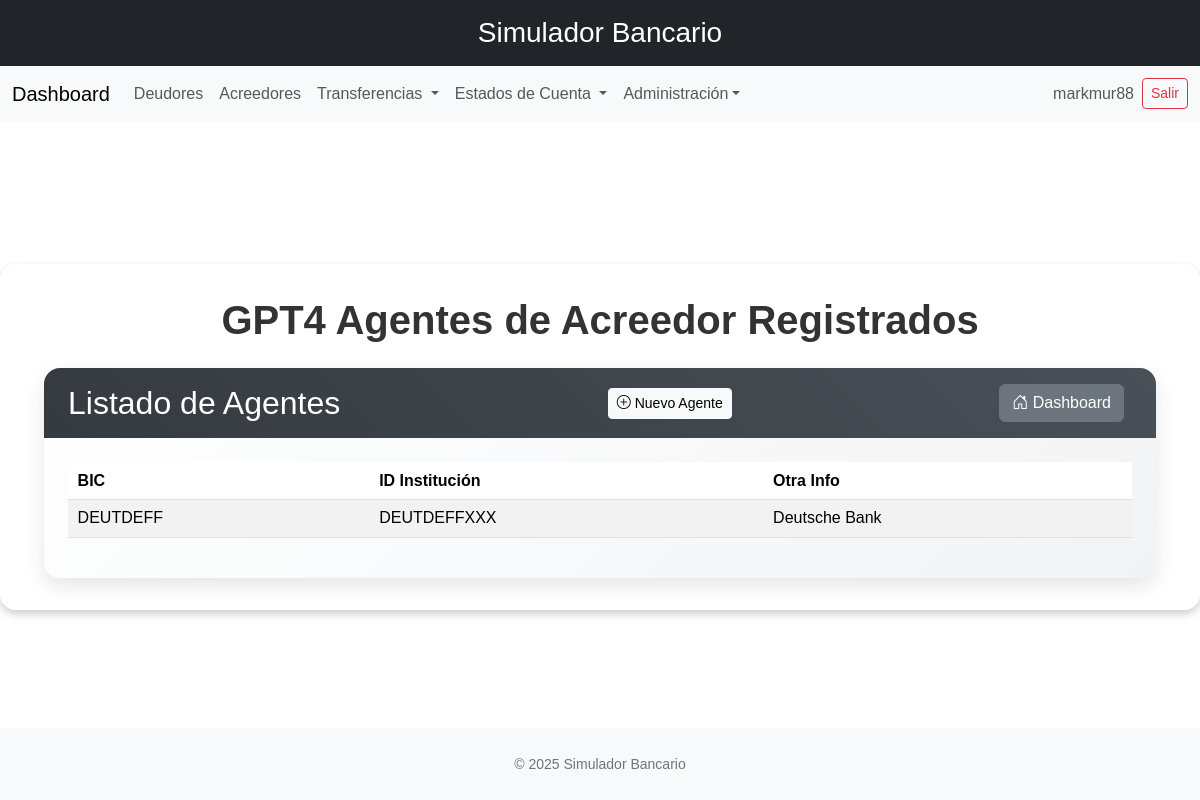
The app's page /gpt4/agentes-acreedor/ (signed in), older data.
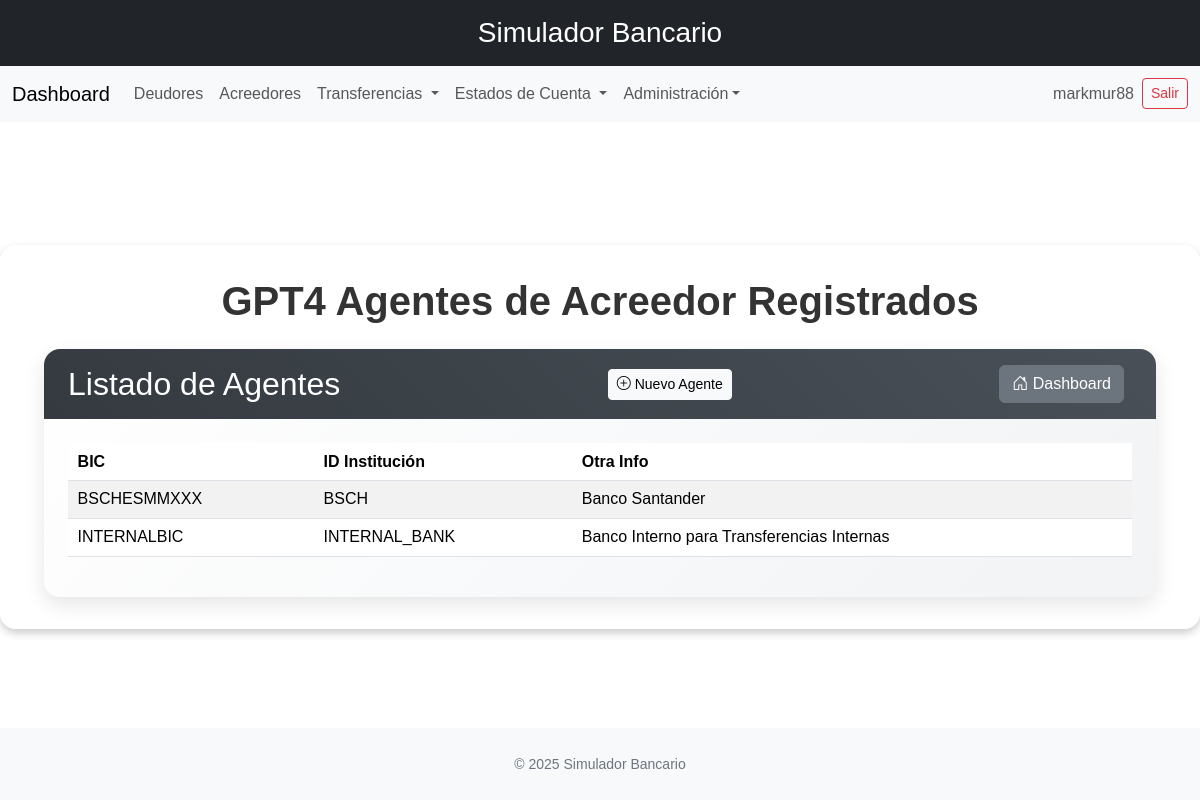
The same page, newer data.
### banco/models.py (models this page shows, shortened)
class CreditorAgent(models.Model):
    bic = models.CharField(max_length=11, unique=True)
    financial_institution_id = models.CharField(max_length=35, unique=True)
    other_information = models.CharField(max_length=70, blank=True)
    class Meta:
        db_table = 'sim_creditor_agent'
        app_label = 'banco'

### banco/gpt_views.py (the view)
# urls.py: path('gpt4/agentes-acreedor/', gpt_views.CreditorAgentListView.as_view(), name='list_creditor_agentsGPT4'),
class CreditorAgentListView(LoginRequiredMixin, generic.ListView):
    model = CreditorAgent
    template_name = 'api/GPT4/list_creditor_agents.html'
    context_object_name = 'agents'

### banco/templates/api/GPT4/list_creditor_agents.html (shortened to what this page needs)
{% extends 'base.html' %}
{% block content %}
<div class="container-fluid">
  <h1 class="text-center display-6 fw-bold mb-4">GPT4 Agentes de Acreedor Registrados</h1>
  <div class="card custom-card">
    <div class="custom-card-header d-flex justify-content-between align-items-center">
      <h2 class="mb-0">Listado de Agentes</h2>
      <a href="{% url 'create_creditor_agentGPT4' %}" class="btn btn-light btn-sm">
        <i class="bi bi-plus-circle"></i> Nuevo Agente
      </a>
      <a href="{% url 'dashboard' %}" class="btn btn-secondary me-2">
        <i class="bi bi-house-door"></i> Dashboard
      </a>
    </div>
    <div class="card-body custom-card-body">
      <div class="table-responsive">
        <table class="table table-sm table-striped table-hover align-middle table-custom">
          <thead>
            <tr>
              <th>BIC</th>
              <th>ID Institución</th>
              <th>Otra Info</th>
            </tr>
          </thead>
          <tbody>
            {% for agent in agents %}
            <tr>
              <td>{{ agent.bic|default:"-" }}</td>
              <td>{{ agent.financial_institution_id|default:"-" }}</td>
              <td>{{ agent.other_information|default:"-" }}</td>
            </tr>
            {% endfor %}
          </tbody>
        </table>
      </div>
    </div>
  </div>
</div>
{% endblock %}

Row changes from the older to the newer data that the page shows:
removed CreditorAgent: bic "DEUTDEFF", financial_institution_id "DEUTDEFFXXX", other_information "Deutsche Bank"
added CreditorAgent: bic "BSCHESMMXXX", financial_institution_id "BSCH", other_information "Banco Santander"
added CreditorAgent: bic "INTERNALBIC", financial_institution_id "INTERNAL_BANK", other_information "Banco Interno para Transferencias Internas"
